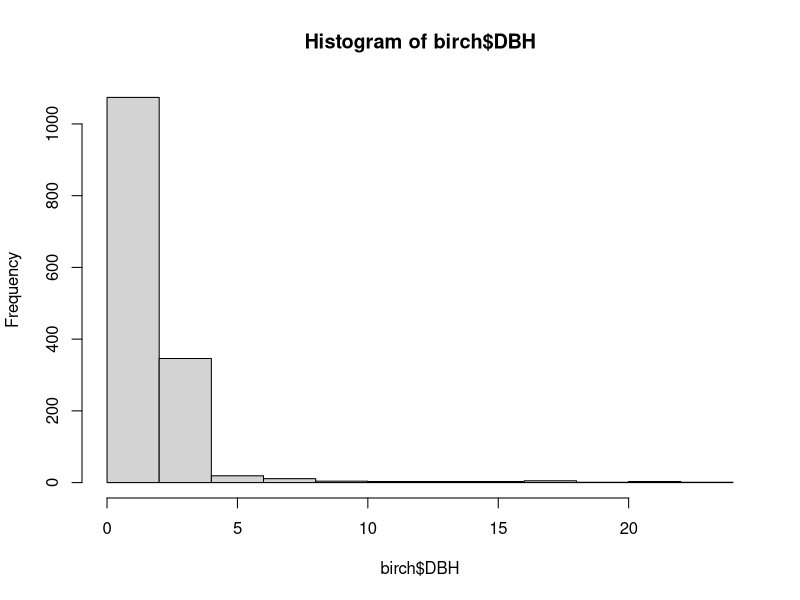
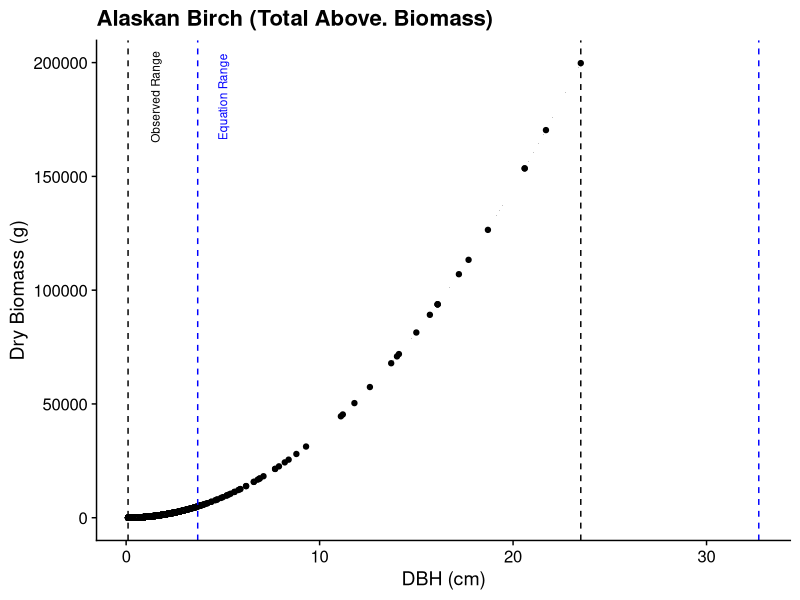
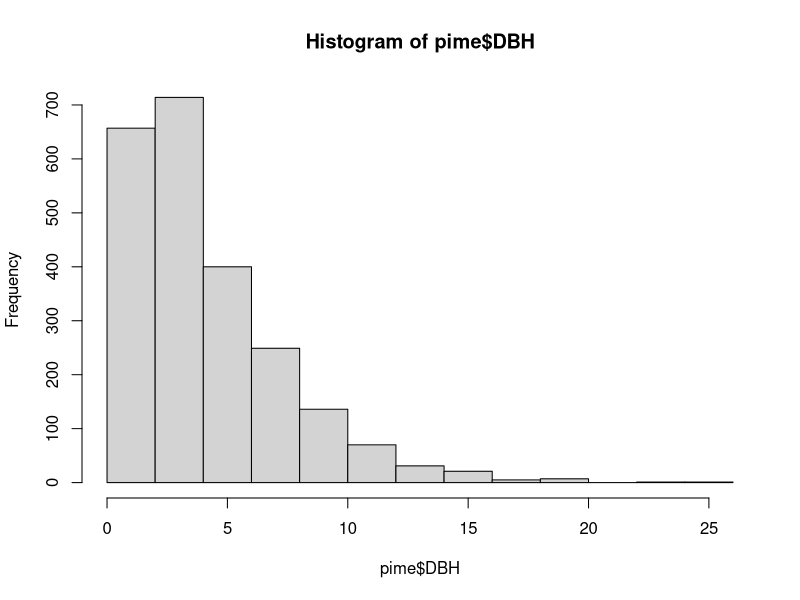

The R source for these figures, in order: (Note: this script raises an error after producing the figures.)
# testing Yarie et al. 2007
# species: birch, spruce, aspen, poplar
# birch and spruce really the 2 that work

library(ggplot2)
library(cowplot); theme_set(theme_cowplot())
library(tidyverse)
library(here)
options(scipen = 999)

dbh <- read.csv(here("data/dbh.csv"))

#############################################################################
# starting off just with birch

birch <- dbh %>%
  filter(SPP == "BENE")
hist(birch$DBH) # big stuff (dbh > 18) is all unburned sites, all dead
summary(birch$DBH)

##########################
# testing total aboveground biomass equations
# only testing those that only require dbh

# first equation in table # UPDATE - this one gives negative values, even for the 3.7 dbh (which was the yarie minimum)
# EQ_tab1_bene <- function(x) -16809 + (2656.482*x) + (284.416*(x^2))
# n = 19, r2 = 0.98
# SE
  # intercept = 10934
  # dbh = 1462.65
  # dbh2 = 42.72
    # tab1_beneSE <- sqrt((10934^2) + (1462.65^2) + (42.72^2))

# second equation in table
 tab2_bene <- function(x) 361.738*(x^2)
# n = 19, r2 = 0.987
# SE
  # dbh2 = 9.89
    tab2_beneSE <- sqrt((9.89)^2)

#birch$tab1 <- EQ_tab1_bene(birch$DBH)
birch$Biomass <- tab2_bene(birch$DBH)
birch$SE <- tab2_beneSE

# birch$SE_tab1 <- tab1_beneSE
# birch$SE_tab2 <- tab2_beneSE

 # plot(birch$EQ_tab1 ~ birch$DBH)
 # points(birch$tab2 ~ birch$DBH, col = "red")
 # abline(v = c(0.1,23.5), col = "red") # my ranges
 # abline(v = c(3.7, 32.7), col = "blue", lty = 2) # equation's ranges

# testing out how to do this in ggplot
# ggplot(birch, aes(x = DBH)) +
#   geom_point(aes(y = tab1)) +
#   geom_point(aes(y = tab2, col = "red")) +
#   geom_ribbon(aes(ymin = tab1 -tab1_beneSE,
#                   ymax = tab1 + tab1_beneSE,
#                   alpha = 0.3)) +
#   geom_vline(xintercept = c(0.1, 23.5), linetype = "dashed") +
#   geom_vline(xintercept = c(3.7, 32.7), linetype = "dashed", col = "blue") +
#   geom_ribbon(aes(ymin = tab2 - tab2_beneSE,
#                   ymax = tab2 + tab2_beneSE,
#                   alpha = 0.3, col = "red")) +
#   theme(legend.position = "none") +
#   labs(x = "DBH (cm)", y = "Dry Biomass (g)", title = "Alaskan Birch (Total Above. Biomass)")

# seems like second equation (red) might over-estimate smaller trees

########################
# testing out calculating each component

# FOLIAGE
#fol1_bene <- function(x) -1494.788 + (331.746*x) - 4.784*(x^2)
# n = 19, r2 = 0.776
# SE
  # intercept = 612.75
  # dbh = 81.96
  # dbh2 = 2.39
    # fol1_beneSE <- sqrt((612.76)^2 + (81.96)^2 + (2.39)^2)

# fol2_bene  <- function(x) 145.892*x
# n = 19, r2 = 0.877
# SE
  # dbh = 12.89
    # fol2_beneSE <- sqrt(12.89^2)

#birch$fol1 <- fol1_bene(birch$DBH)
#birch$fol2 <- fol2_bene(birch$DBH)

# LIVE BRANCHES
# branch1_bene <- function(x) 3322.457 - 883.631*x + 92.016*(x^2)
# n = 19, r2 = 0.927
# SE
  # intercept = 4050.06
  # dbh = 541.76
  # dbh2 = 15.83
    # branch1_beneSE <- sqrt((4050.06)^2 + (541.76)^2 + (15.83)^2)

#branch2_bene <- function(x) -472.032*x + 81.536*(x^2)
# n = 19, r2 = 0.949
# SE
  # dbh = 202.38
  # dbh2 = 9.25
  #  branch2_beneSE <- sqrt((202.38)^2  + (9.25)^2)

# birch$branch1 <- branch1_bene(birch$DBH)
# birch$branch2 <- branch2_bene(birch$DBH)

# STEMWOOD
# stemw1_bene <- function(x) -30966 + 5360.216*x + 90.984*(x^2)
# n = 11, r2 = 0.967
# SE
  # intercept = 16521
  # dbh = 2054.69
  # dbh2 = 55.98
    # stemw1_beneSE <- sqrt((16521)^2 + (2054.69)^2 + (55.98)^2)

#stemw2_bene <- function(x) 1783.003*x + 177.304*(x^2)
# n = 11, r2 = 0.978
  # SE
    # dbh = 860.5
    # dbh2 = 35.99
     # stemw2_beneSE <- sqrt(860.5^2 + 35.99^2)

# birch$stem1 <- stemw1_bene(birch$DBH)
#birch$stem2 <- stemw2_bene(birch$DBH)

# BARK
# bark1_bene <- function(x) -1044.436 + 50.747*(x^2)
# n = 10, r2 = 0.989
# SE
  # intercept = 753.22
  # dbh2 = 1.86
   # bark1_beneSE <- sqrt(753.22^2 + 1.86^2)

#bark2_bene <- function(x) 49.01*(x^2)
# n = 10, r2 = 0.992
# SE
  # dbh2 = 1.44
   # bark2_beneSE <- sqrt(1.44^2)

# birch$bark1 <- bark1_bene(birch$DBH)
# birch$bark2 <- bark2_bene(birch$DBH)

# summing up components
# birch$sum1 <- birch$fol1 + birch$branch1 + birch$stem1 + birch$bark1
# birch$sum2 <- birch$fol2 + birch$branch2 + birch$stem2 + birch$bark2
# birch$EQ_sumR <- birch$fol2 + birch$branch2 + birch$stem2 + birch$bark2

# SE_sum1 <- sqrt(fol1_beneSE^2 + branch1_beneSE^2 + stemw1_beneSE^2 + bark1_beneSE^2)
# sumR_beneSE <- sqrt(fol2_beneSE^2 + branch2_beneSE^2 + stemw2_beneSE^2 + bark2_beneSE^2)

# plot(birch$sum1 ~ birch$DBH)
# points(birch$sum2 ~ birch$DBH, col = "green")
# points(birch$tab1 ~ birch$DBH, col = "red")
# points(birch$tab2 ~ birch$DBH, col = "blue")

# birch <- birch %>%
#   pivot_longer(
#     cols = starts_with("EQ"),
#     names_to = "EQ",
#     values_to = "Biomass")

# clean up variable name
# birch$EQ[birch$EQ == "EQ_tab1"] <- "tab1"
# birch$EQ[birch$EQ == "EQ_sumR"] <- "sumR"

# adding in standard errors
# birch$SE <- NA
# birch$SE[birch$EQ == "tab1"] <- tab1_beneSE
# birch$SE[birch$EQ == "sumR"] <- sumR_beneSE

# birch <- subset(birch, select = -c(fol1, fol2, bark1, bark2, stem1, stem2, branch1, branch2))
# birch <- subset(birch, select = -c(fol2, bark2, stem2, branch2))

ggplot(birch, aes(x = DBH)) +
  geom_point(aes(y = Biomass)) +
  geom_ribbon(aes(ymax = Biomass + SE, ymin = Biomass - SE ), alpha = .3) +
  geom_vline(xintercept = c(0.1, 23.5), linetype = "dashed") +
  geom_vline(xintercept = c(3.7, 32.7), linetype = "dashed", col = "blue")  +
  scale_color_manual(values = c("red", "blue"),
                     labels = c("Sum of Components", "Tot. Above. Biomass"),
                     name = "Equation") +
  scale_fill_manual(values = c("red", "blue"),
                    labels = c("Sum of Components", "Tot. Above. Biomass"),
                    name = "Equation") +
  labs(x = "DBH (cm)", y = "Dry Biomass (g)", title = "Alaskan Birch (Total Above. Biomass)") +
  geom_text(mapping = aes(x = 1.5, y = 185000, label = "Observed Range"),
            angle = 90, size = 3, check_overlap = TRUE) +
  geom_text(mapping = aes(x = 5, y = 185000, label = "Equation Range"),
            angle = 90, size = 3, color = "Blue", check_overlap = TRUE)

#############################################################################
# black spruce

pime <- dbh %>%
  filter(SPP == "PIME")
hist(pime$DBH) # 2 trees over 20, one large one in unburned site, one dead one in once-burned
summary(pime$DBH)

##########################
# testing total aboveground biomass equations
# only testing those that only require dbh

  # first equation in table
  # tab1_pime <- function(x) 493.254  + 190.364*(x^2)
  # n = 78, r2 = 0.81
    # SE
      # intercept = 613.26
      # dbh2 = 10.59
      # tab1_pimeSE <- sqrt((613.26)^2 + (10.59)^2)

  # second equation in table
  tab2_pime <- function(x)  358.352*x + 158.166*(x^2)
  # n = 78, r2 = 0.905
    # SE
      # dbh = 240.81
      # dbh2 = 26.75
     tab2_pimeSE <- sqrt((240.81)^2 + (26.75)^2)

  # pime$tab1 <- tab1_pime(pime$DBH)
  pime$Biomass <- tab2_pime(pime$DBH)
  pime$SE <- tab2_pimeSE

# may eventually get rid of:

  # plot(pime$tab1 ~ pime$DBH)
  # points(pime$tab2 ~ pime$DBH, col = "red")
  # abline(v = c(0.1,26), col = "red") # my ranges
  # abline(v = c(0, 12.8), col = "blue", lty = 2) # equation's ranges

  # ggplot(pime, aes(x = DBH)) +
  #   geom_point(aes(y = tab1)) +
  #   geom_point(aes(y = tab2, col = "red")) +
  #   geom_ribbon(aes(ymin = tab1 -tab1_pimeSE,
  #                   ymax = tab1 + tab1_pimeSE,
  #                   alpha = 0.5)) +
  #   geom_vline(xintercept = c(0.1, 26), linetype = "dashed") +
  #   geom_vline(xintercept = c(0, 12.8), linetype = "dashed", col = "blue") +
  #   geom_ribbon(aes(ymin = tab2 - tab2_pimeSE,
  #                   ymax = tab2 + tab2_pimeSE,
  #                   alpha = 0.5, col = "red")) +
  #   labs(x = "DBH (cm)", y = "Dry Biomass (g)", main = "Black Spruce")

# may look for equations with larger ranges - these really diverge past dbh = 13

########################
# testing out calculating each component

  # FOLIAGE
  # fol1_pime <- function(x) -27.774 + (157.489*x)
  # n = 56, r2 = 0.433 # pretty bad
    # SE
      # intercept = 131.24
      # dbh = 24.53

 #  fol2_pime  <- function(x) 161.583*x
 #  # n = 56, r2 = 0.680
 #    # SE
 #    # dbh = 14.95
 #    fol2_pimeSE <- sqrt(14.95^2)
 #
 #  # pime$fol1 <- fol1_pime(pime$DBH)
 #  pime$fol2 <- fol2_pime(pime$DBH)
 #
 #  # LIVE BRANCHES
 #  # branch1_pime <- function(x) -176.986 + 188.234*x
 #  # n = 56, r2 = 0.518 # also not great
 #    # SE
 #      # intercept = 132.25
 #      # dbh = 24.72
 #
 #  branch2_pime <- function(x) 98.535*x + 7.693*(x^2)
 #  # n = 56, r2 = 0.685
 #    # SE
 #      # dbh = 43.83
 #      # dbh2 = 4.98
 #        branch2_pimeSE <- sqrt(43.83^2 + 4.98^2)
 #
 #  # pime$branch1 <- branch1_pime(pime$DBH)
 #  pime$branch2 <- branch2_pime(pime$DBH)
 #
 #  # STEMWOOD
 # # stemw1_pime <- function(x) -726.276 + 142.399*(x^2)
 #  # n = 9, r2 = 0.994
 #    # SE
 #      # intercept = 16521
 #      # dbh = 2054.69
 #      # dbh2 = 55.98
 #
 #  stemw2_pime <- function(x) -267.688*x + 159.822*(x^2)
 #  # n = 9, r2 = 0.998
 #    # SE
 #      # dbh = 128.39
 #      # dbh2 = 11.34
 #        stemw2_pimeSE <- sqrt(128.39^2 + 11.34^2)
 #
 #  # pime$stem1 <- stemw1_pime(pime$DBH)
 #  pime$stem2 <- stemw2_pime(pime$DBH)
 #
 #  # BARK
 #  # bark1_pime <- function(x) 62.498 + 25.647*(x^2)
 #  # n = 9, r2 = 0.996
 #    # SE
 #      # intercept = 417.39
 #      # dbh2 = 4.16
 #
 #  bark2_pime <- function(x) 26.134*(x^2)
 #  # n = 9, r2 = 0.998
 #    # SE
 #      # dbh2 = 0.4
 #  bark2_pimeSE <- sqrt(0.4^2)
 #
 #  # pime$bark1 <- bark1_pime(pime$DBH)
 #  pime$bark2 <- bark2_pime(pime$DBH)

# summing up components
# pime$sum1 <- pime$fol1 + pime$branch1 + pime$stem1 + pime$bark1
# pime$sum2 <- pime$fol2 + pime$branch2 + pime$stem2 + pime$bark2
  # pime$EQ_sumR <- pime$fol2 + pime$branch2 + pime$stem2 + pime$bark2

  # sumR_pimeSE <- sqrt(fol2_pimeSE^2 + branch2_pimeSE^2 + stemw2_pimeSE^2 +  bark2_pimeSE^2)

  # pivoting out
  # pime <- pime %>%
    # pivot_longer(
    #   cols = starts_with("EQ"),
    #   names_to = "EQ",
    #   values_to = "Biomass")

  # clean up variable name
  # pime$EQ[pime$EQ == "EQ_tab2"] <- "tab2"
  # pime$EQ[pime$EQ == "EQ_sumR"] <- "sumR"
  #
  # # adding in standard errors
  # pime$SE <- NA
  # pime$SE[pime$EQ == "tab2"] <- tab2_pimeSE
  # pime$SE[pime$EQ == "sumR"] <- sumR_pimeSE

  # pime <- subset(pime, select = -c(fol1, fol2, bark1, bark2, stem1, stem2, branch1, branch2))
  #pime <- subset(pime, select = -c(fol2, bark2, stem2, branch2))

  ggplot(pime, aes(x = DBH)) +
    geom_point(aes(y = Biomass, col = EQ)) +
    geom_ribbon(aes(ymax = Biomass + SE, ymin = Biomass - SE, fill = EQ), alpha = .3) +
    geom_vline(xintercept = c(0.1, 26), linetype = "dashed") +
    geom_vline(xintercept = c(0, 12.8), linetype = "dashed", col = "blue")  +
    scale_color_manual(values = c("red", "blue"),
                       labels = c("Sum of Components", "Tot. Above. Biomass"),
                       name = "Equation") +
    scale_fill_manual(values = c("red", "blue"),
                      labels = c("Sum of Components", "Tot. Above. Biomass"),
                      name = "Equation") +
    labs(x = "DBH (cm)", y = "Dry Biomass (g)", title = "Black Spruce (Total Above. Biomass)") +
    geom_text(mapping = aes(x = 1.5, y = 100000, label = "Observed Range"),
              angle = 90, size = 3, check_overlap = TRUE) +
    geom_text(mapping = aes(x = 14, y = 100000, label = "Equation Range"),
              angle = 90, size = 3, color = "Blue", check_overlap = TRUE) +
    ylim(c(0, 110000))

#############################################################################
# quaking aspen

potr <- dbh %>%
  filter(SPP == "POTR")
hist(potr$DBH) # everything smaller than 6 cm
summary(potr$DBH) # min 0.1, max 6.5

##########################
# testing total aboveground biomass equations
# only testing those that only require dbh

# first equation in table
tab1_potr <- function(x) 4768.253 - (3033.186*x) + 497.269*(x^2)
# n = 41, r2 = 0.974
  # SE
    # intercept = 2066.15
    # DBH = 618.83
    # dbh2 = 34.58

# second equation in table
tab2_potr <- function(x) -1834.45*x + 439.664*(x^2)
# n = 41, r2 = 0.980
  # SE
    # dbh = 354.54
    # dbh2 = 25.23

potr$tab1 <- tab1_potr(potr$DBH)
potr$tab2 <- tab2_potr(potr$DBH)

plot(potr$tab1 ~ potr$DBH)
points(potr$tab2 ~ potr$DBH, col = "red")
abline(v = c(0.5,6.5), col = "red") # my ranges
abline(v = c(0.6, 19.3), col = "blue", lty = 2) # equation's ranges

# don't understand this at all

########################
# testing out calculating each component

# FOLIAGE
fol1_potr <- function(x) -31.892 + 6.226*(x^2)
# n = 41, r2 = 0.903
  # SE
    # intercept = 41.27
    # dbh2 = 0.33

fol2_potr  <- function(x) 6.387*(x^2)
# n = 31, r2 = 0.942
  # SE
    # dbh2 = 0.25

potr$fol1 <- fol1_potr(potr$DBH)
potr$fol2 <- fol2_potr(potr$DBH)

# LIVE BRANCHES
branch1_potr <- function(x) 2102.347 - 722.293*x + 68.792*(x^2)
# n = 23, r2 = 0.770
  # SE
    # intercept = 1680.90
    # dbh = 353.52
    # dbh2 = 17.13

branch2_potr <- function(x) -325.581*x + 52.188*(x^2)
# n = 23, r2 = 0.867
  # SE
    # dbh = 158.19
    # dbh2 = 10.98

potr$branch1 <- branch1_potr(potr$DBH)
potr$branch2 <- branch2_potr(potr$DBH)

# STEMWOOD
stemw1_potr <- function(x) 3842.733 - 2388.907*x + 370.644*(x^2)
# n = 39, r2 = 0.975
  # SE
    # intercept = 1627.52
    # dbh = 469.52
    # dbh2 = 25.87

stemw2_potr <- function(x) -1445.992*x + 325.786*(x^2)
# n = 39, r2 = 0.981
  # SE
    # dbh = 261.73
    # dbh2 = 18.62

potr$stem1 <- stemw1_potr(potr$DBH)
potr$stem2 <- stemw2_potr(potr$DBH)

# BARK
bark1_potr <- function(x) -554.585 + 47.289*(x^2)
# n = 21, r2 = 0.945
  # SE
    # intercept = 458.92
    # dbh2 = 2.61

bark2_potr <- function(x) 44.621*(x^2)
# n = 21, r2 = 0.980
  # SE
  # dbh2 = 1.41

potr$bark1 <- bark1_potr(potr$DBH)
potr$bark2 <- bark2_potr(potr$DBH)

# summing up components
potr$sum1 <- potr$fol1 + potr$branch1 + potr$stem1 + potr$bark1
potr$sum2 <- potr$fol2 + potr$branch2 + potr$stem2 + potr$bark2

plot(potr$sum1 ~ potr$DBH)
points(potr$sum2 ~ potr$DBH, col = "green")
points(potr$tab1 ~ potr$DBH, col = "red")
points(potr$tab2 ~ potr$DBH, col = "blue")
abline(v = c(0.1,26), col = "red") # my ranges
abline(v = c(0, 12.8), col = "blue", lty = 2) # equation's ranges

# need to find different aspen equations

#############################################################################
# balsam poplar

poba <- dbh %>%
  filter(SPP == "POBA")
hist(poba$DBH) # we only have three of these above dbh height...
summary(poba$DBH) # min 1.3, max 2.3

##########################
# testing total aboveground biomass equations
# only testing those that only require dbh

# first equation in table
tab1_poba <- function(x) -63610 + 8393.574*x + 141.872*(x^2)
# n = 17, r2 = 0.961
  # SE
    # intercept = 31024
    # DBH = 3032.78
    # dbh2 = 63.2

# second equation in table
tab2_poba <- function(x) 2695.76*x + 246.721*(x^2)
# n = 17, r2 = 0.974
  # SE
    # dbh = 1337.89
    # dbh2 = 40.92

poba$tab1 <- tab1_poba(poba$DBH)
poba$tab2 <- tab2_poba(poba$DBH)

plot(poba$tab1 ~ poba$DBH, xlim = c(0, 5))
points(poba$tab2 ~ poba$DBH, col = "red")
abline(v = c(1.3, 2.3), col = "red") # my ranges
abline(v = c(4.1, 46.5), col = "blue", lty = 2) # equation's ranges

# also doesn't really work
# need to find equation built off smaller stems

########################
# testing out calculating each component

# FOLIAGE
fol1_poba <- function(x) -3123.246 + 484.62*x - 5.997*(x^2)
# n = 17, r2 = 0.807
  # SE
    # intercept = 1101.84
    # dbh = 107.71
    # dbh2 = 2.24

fol2_poba  <- function(x) 178.69*(x)
# n = 17, r2 = 0.874
  # SE
    # dbh = 16.99

poba$fol1 <- fol1_poba(poba$DBH)
poba$fol2 <- fol2_poba(poba$DBH)

# LIVE BRANCHES
branch1_poba <- function(x) -11505 + 1611.775*x
# n = 17, r2 = 0.87
  # SE
    # intercept = 3598.65
    # dbh = 160.61

branch2_poba <- function(x) 631.112*x + 17.346*(x^2)
# n = 17, r2 = 0.918
  # SE
    # dbh = 274.17
    # dbh2 = 8.38

poba$branch1 <- branch1_poba(poba$DBH)
poba$branch2 <- branch2_poba(poba$DBH)

# STEMWOOD
stemw1_poba <- function(x) 14561 + 199.999*(x^2)
# n = 17, r2 = 0.906
  # SE
    # intercept = 12206
    # dbh2 = 16.66

stemw2_poba <- function(x) 1926.135*x + 158.062*(x^2)
# n = 17, r2 = 0.958
  # SE
    # dbh = 1145.23
    # dbh2 = 35.03

poba$stem1 <- stemw1_poba(poba$DBH)
poba$stem2 <- stemw2_poba(poba$DBH)

# BARK
bark1_poba <- function(x) -23308 + 2869*x
# n = 17, r2 = 0.896
  # SE
    # intercept = 5664.03
    # dbh2 = 252.79
      bark1_pobaSE <- function(x) sqrt((5664.03*x)^2 + (252.79*x)^2)

bark2_poba <- function(x) 61.936*(x^2)
# n = 17, r2 = 0.939
   # SE
    # dbh2 = 3.95

poba$bark1 <- bark1_poba(poba$DBH)
poba$bark2 <- bark2_poba(poba$DBH)

# summing up components
poba$sum1 <- poba$fol1 + poba$branch1 + poba$stem1 + poba$bark1
poba$sum2 <- poba$fol2 + poba$branch2 + poba$stem2 + poba$bark2

plot(poba$sum1 ~ poba$DBH, xlim = c(0, 7))
points(poba$sum2 ~ poba$DBH, col = "green")
points(poba$tab1 ~ poba$DBH, col = "red")
points(poba$tab2 ~ poba$DBH, col = "blue")
abline(v = c(0.1,2), col = "red") # my ranges
abline(v = c(4.1, 46.5), col = "blue", lty = 2) # equation's ranges

# not going to work for poba either

####################################################################
# testing out numbers (for those that work)

test <- rbind(pime, birch, poba, potr)

  # ignoring negative values for now
  test <- test %>%
    filter(tab1 > 0) %>%
    filter(tab2 > 0) %>%
    filter(sum1 > 0) %>%
    filter(sum2 > 0)

  # grouping at plot level
  test <- test %>%
    group_by(SITE, TREAT, PLOT) %>%
    summarise(tab1 = sum(tab1), tab2 = sum(tab2), sum1 = sum(sum1), sum2 = sum(sum2))

plot(test$tab1 ~ test$TREAT)
points(test$tab2 ~ test$TREAT, col = "red")
points(test$sum1 ~ test$TREAT, col = "blue")
points(test$sum2 ~ test$TREAT, col = "green")

# getting treatment averages to compare to browsing # (at least initially)
av <- test %>%
  group_by(SITE, TREAT, PLOT) %>%
  summarise(AV_ALL = mean(c(tab1, tab2, sum1, sum2)))
summary(av$AV_ALL) # min 491, # max 2423509
  # browsing summary per plot has min 290, max 345317.9
